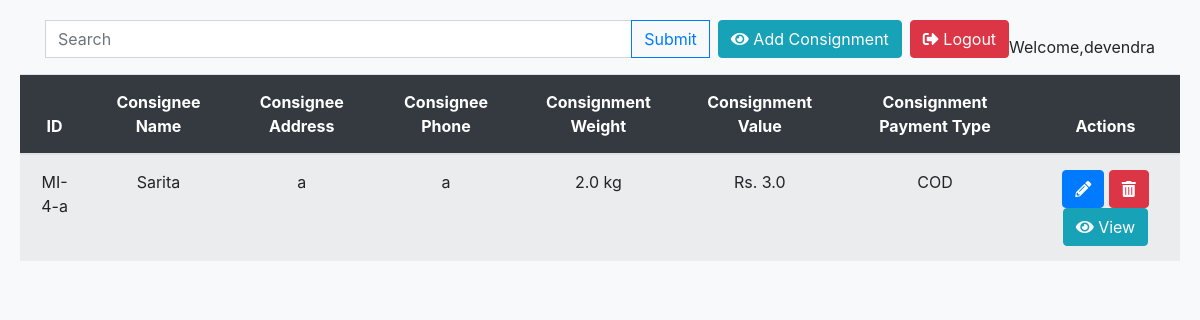
The page /vendor_consignment_list/ (signed in) on the database as committed earlier.
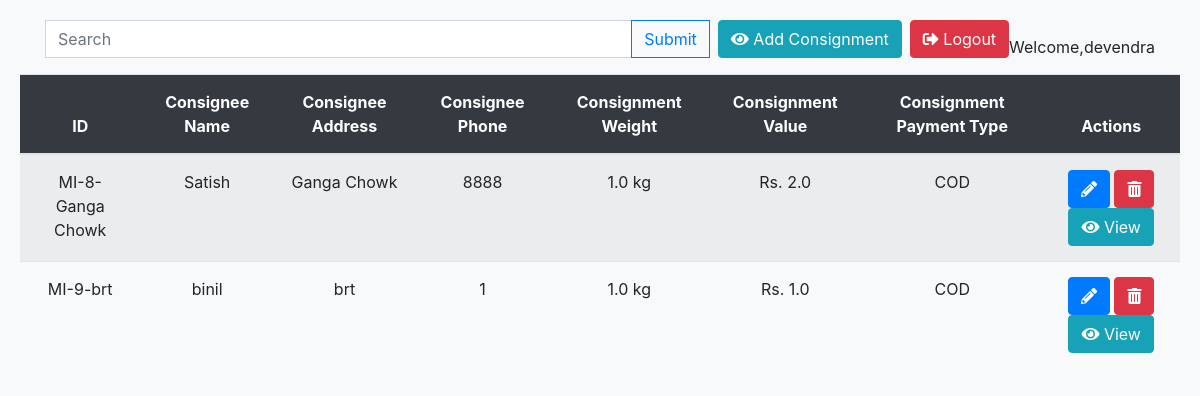
The same page on the database as committed later.
### vendorapp/models.py (models this page shows, shortened)
class Consignment(models.Model):
    user = models.ForeignKey(User,on_delete=models.CASCADE,blank=True,null=True)
    consignee_name = models.CharField(max_length=200)
    consignee_address = models.CharField(max_length=200)
    consignee_phone = models.CharField(max_length=10)
    consignment_est_wt = models.FloatField()
    consignment_value = models.FloatField()
    consignment_payment_choices = [
        ('COD', 'COD'),
        ('Pre', 'Pre-Payment')
    ]
    consignment_payment_type = models.CharField(max_length=20, choices=consignment_payment_choices)
    consignment_id = models.CharField(max_length=30, unique=True, null=True, blank=True)

### vendorapp/views.py (the view, shortened to what this page needs)
# urls.py: path('vendor_consignment_list/', views.vendor_consignment_list,name='consignmentlist'),
@login_required(login_url='login')
def vendor_consignment_list(request):
    user = request.user
    consignmet = Consignment.objects.filter(user=user)
    return render(request,'consignmentlist.html',{'consignments':consignmet})

### templates/consignmentlist.html (shortened to what this page needs)
<!DOCTYPE html>
<html>
<head>
    <link rel="stylesheet" href="https://stackpath.bootstrapcdn.com/bootstrap/4.5.2/css/bootstrap.min.css">
    <link rel="stylesheet" href="https://cdnjs.cloudflare.com/ajax/libs/font-awesome/5.15.4/css/all.min.css">
</head>
<body>
    <div class="container">
        <div class="d-flex justify-content-between align-items-center">
            <form method="POST" class="input-group mb-3">
                <input type="text" class="form-control" placeholder="Search" aria-label="Search" aria-describedby="search-button" name="search">
                <div class="input-group-append">
                    <input type="submit" class="btn btn-outline-primary" type="button" id="search-button">
                </div>
                <a href="{% url 'vendorhome' %}" class="ml-2">
                    <button type="button" class="btn btn-info">
                        <i class="fas fa-eye"></i> Add Consignment
                    </button>
                </a>
                <a href="{% url 'logout' %}" class="ml-2">
                    <button type="button" class="btn btn-danger">
                        <i class="fas fa-sign-out-alt"></i> Logout
                    </button>
                </a>
            </form>
                Welcome,{{user.username}}
        </div>
    </div>
    <table class="consignment-table table table-striped">
        <thead>
            <tr>
                <th>ID</th>
                <th>Consignee Name</th>
                <th>Consignee Address</th>
                <th>Consignee Phone</th>
                <th>Consignment Weight</th>
                <th>Consignment Value</th>
                <th>Consignment Payment Type</th>
                <th>Actions</th>
            </tr>
        </thead>
        <tbody>
            {% for consignment in consignments %}
                <tr>
                    <td>{{ consignment.consignment_id }}</td>
                    <td>{{ consignment.consignee_name }}</td>
                    <td>{{ consignment.consignee_address }}</td>
                    <td>{{ consignment.consignee_phone }}</td>
                    <td>{{ consignment.consignment_est_wt }} kg</td>
                    <td>Rs. {{ consignment.consignment_value }}</td>
                    <td>{{ consignment.consignment_payment_type }}</td>
                    <td>
                        <a href="{% url 'updateconsignment' consignment.id %}">
                        <button type="button" class="btn btn-primary">
                            <i class="fas fa-pencil-alt"></i>
                        </button>
                        </a>
                        <a href="{% url 'deleteconsignment' consignment.id %}">
                        <button type="button" class="btn btn-danger">
                            <i class="fas fa-trash-alt"></i>
                        </button>
                        </a>
                        <a href="{% url 'updateconsignment' consignment.id %}">
                        <button type="button" class="btn btn-info">
                            <i class="fas fa-eye"></i> View
                        </button>
                        </a>
                    </td>
                    {% empty %}
                No Data Found
                </tr>
            {% endfor %}
        </tbody>
    </table>
</body>
</html>

### templates/consignmentlist.html (style rules this page uses)
body { background-color: #f8f9fa; padding: 20px; }
.consignment-table { margin-bottom: 20px; }
.consignment-table th, .consignment-table td { padding: 15px; text-align: center; }
.consignment-table th { background-color: #343a40; color: #ffffff; }
.consignment-table tr:nth-child(even) { background-color: #f8f9fa; }
.consignment-table tr:nth-child(odd) { background-color: #ffffff; }

Rows that differ between the two databases and show on the page:
removed Consignment: consignment_id "MI-4-a", consignee_name "Sarita", consignee_address "a", consignee_phone "a", consignment_est_wt "2.0", consignment_value "3.0", consignment_payment_type "COD"
added Consignment: consignment_id "MI-8-Ganga Chowk", consignee_name "Satish", consignee_address "Ganga Chowk", consignee_phone "8888", consignment_est_wt "1.0", consignment_value "2.0", consignment_payment_type "COD"
added Consignment: consignment_id "MI-9-brt", consignee_name "binil", consignee_address "brt", consignee_phone "1", consignment_est_wt "1.0", consignment_value "1.0", consignment_payment_type "COD"
